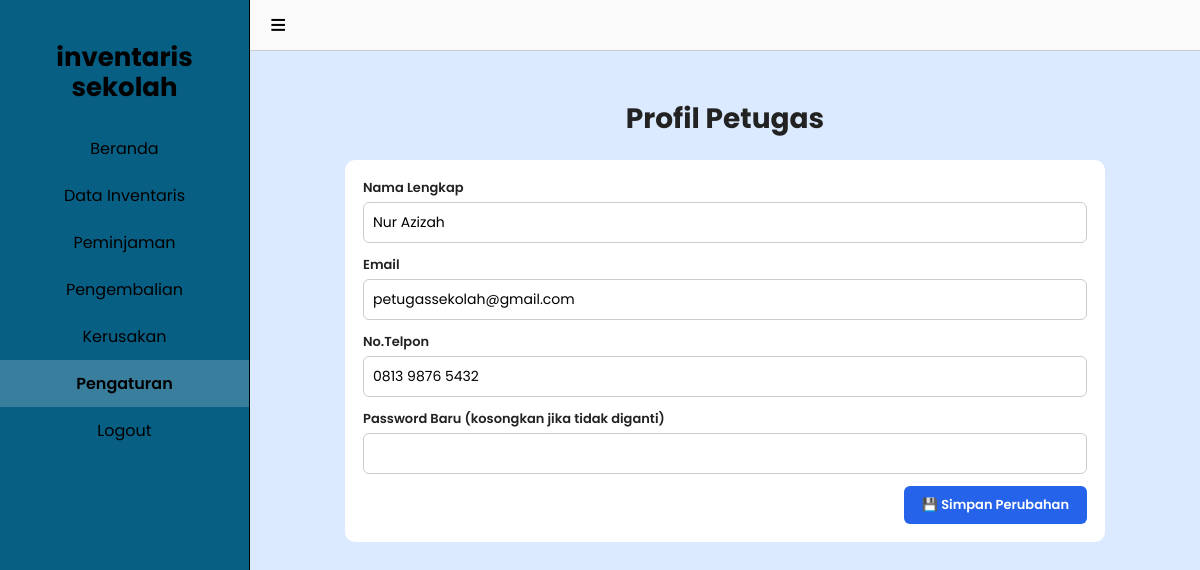
The app's page /profil.php (signed in) with its own data.
### tables this page shows
CREATE TABLE user(id_user INT AUTO_INCREMENT PRIMARY KEY, username VARCHAR(255) NOT NULL UNIQUE, email VARCHAR(255) NOT NULL UNIQUE, password VARCHAR(32) NOT NULL, nama_lengkap VARCHAR(255) NOT NULL, no_telp VARCHAR(20), role ENUM('Administrator','Petugas') NOT NULL DEFAULT 'Petugas');

### fungsi.php (called while the page is built, shortened)
<?php
$koneksi = mysqli_connect('localhost','inventaris','inventaris_tmp_2026','db_inventaris');
function e($s){return htmlspecialchars((string)$s,ENT_QUOTES);}
function q($sql){global $koneksi;return mysqli_query($koneksi,$sql);}
function satu($sql){$r=q($sql);return $r?mysqli_fetch_assoc($r):null;}

### profil.php (the view, shortened to what this page needs)
<?php require 'fungsi.php';wajib_login();$id=(int)$_SESSION['user']['id_user'];
$d=satu("SELECT * FROM user WHERE id_user=$id");include 'header.php';?>
<div class="profil"><img src="img/<?=$d['role']=='Administrator'?'admin':'petugas'?>.png" alt=""><h1>Profil Petugas</h1></div>
<div class="panel" style="max-width:760px;margin:20px auto"><form method="post">
<label>Nama Lengkap</label><input name="nama_lengkap" value="<?=e($d['nama_lengkap'])?>" required>
<label>Email</label><input type="email" name="email" value="<?=e($d['email'])?>" required>
<label>No.Telpon</label><input name="no_telp" value="<?=e($d['no_telp'])?>">
<label>Password Baru (kosongkan jika tidak diganti)</label><input type="password" name="password">
<div class="kanan"><button class="biru" name="simpan" style="background:#2563eb">💾 Simpan Perubahan</button></div></form></div>
<?php include 'footer.php';

### style.css (style rules this page uses)
:root { --bg:#dbeafe;--side:#075f84;--biru:#2563eb;--gelap:#444 }
* { box-sizing:border-box }
body { margin:0;font-family:Poppins,Arial,sans-serif;background:var(--bg);display:flex;min-height:100vh;color:#222 }
h1 { font-size:28px;margin:0 0 4px }
.panel { background:#fff;border-radius:10px;padding:18px;margin-bottom:18px;overflow-x:auto }
label { display:block;font-size:13px;font-weight:600 }
input,select,textarea { width:100%;padding:9px;margin:4px 0 12px;border:1px solid #ccc;border-radius:6px;font:inherit;font-size:14px;background:#fff }
button,.btn { background:var(--gelap);color:#fff;border:0;padding:9px 18px;border-radius:6px;cursor:pointer;text-decoration:none;font:inherit;font-size:13px;font-weight:600;display:inline-block;width:auto }
.kanan { text-align:right }
.profil { text-align:center }

### records on screen
user: nama_lengkap "Nur Azizah", email "petugassekolah@gmail.com", no_telp "0813 9876 5432"

### other values on screen
$t "Beranda Data Inventaris Peminjaman Pengembalian Kerusakan Pengaturan"
